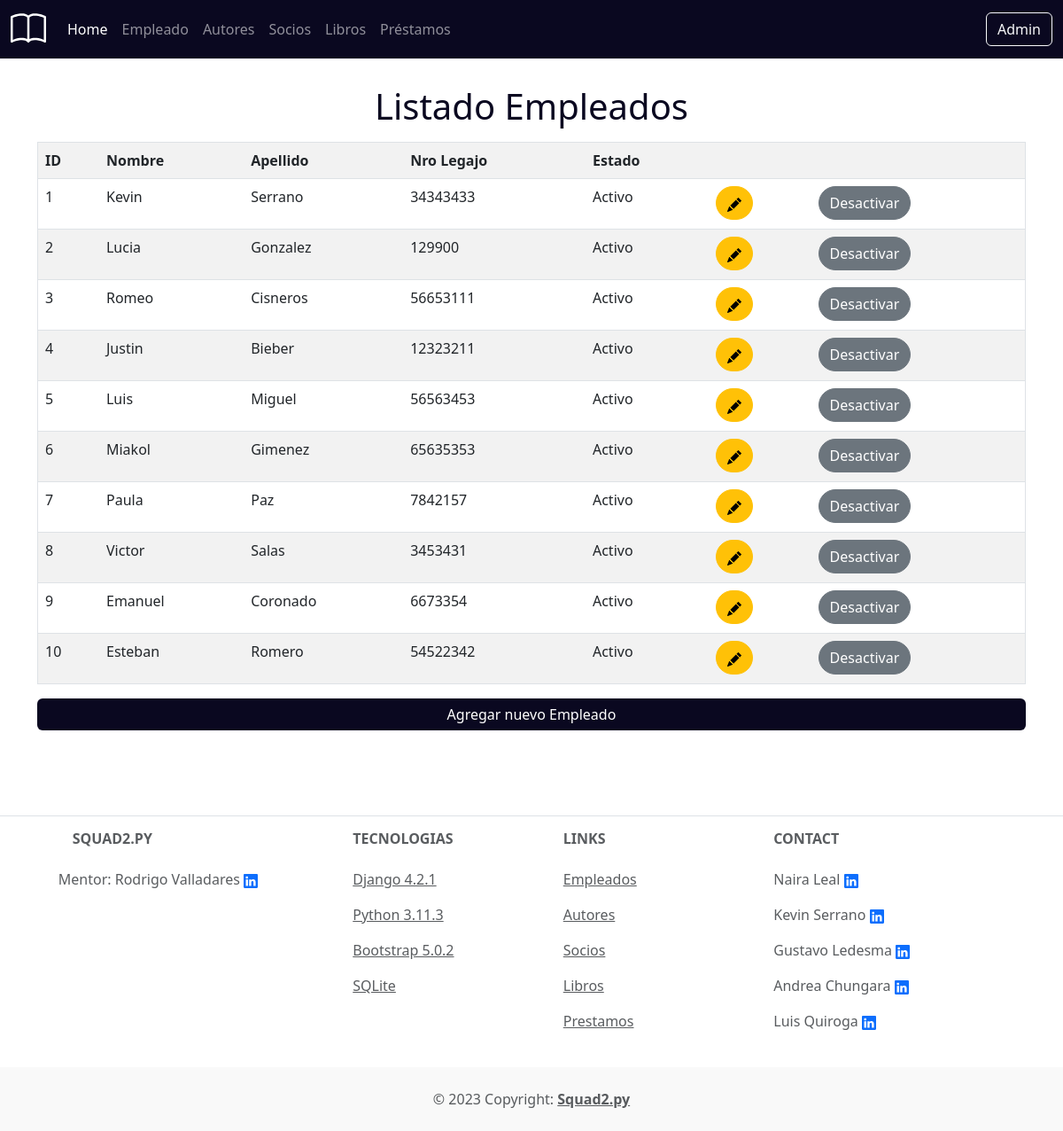
/biblioteca/empleados/listado/, run on the app's committed database.
### biblioteca/models.py (models this page shows, shortened)
class Empleado(models.Model):
    nombre = models.CharField(max_length=30)
    apellido = models.CharField(max_length=30)
    nro_legajo = models.CharField(max_length=30)
    activo = models.BooleanField(default=True)

### biblioteca/views.py (the view)
# urls.py: path('empleados/listado/', views.listado_empleados, name="listado_empleados"),
def listado_empleados(request):
    empleados=Empleado.objects.all()
    context={
        "empleados":empleados,
    }
    return render(request, "empleado/Empleados_lista.html", context)

### templates/empleado/Empleados_lista.html (shortened to what this page needs)
{% extends 'home/navbar.html' %}
{% load static %}
{% block estilos %}
<link rel="stylesheet" href="{% static 'styles/list.css' %}">
{% endblock estilos %}
{% block content %}
<div class="container py-5">
    <h1 class="text-center f-color">Listado Empleados</h1>
    <div class="row">
        <div class="colum">
            <table border="1" class="table table-striped container mt-2">
                <tr>
                    <th scope="col"> ID </th>
                    <th scope="col"> Nombre </th>
                    <th scope="col"> Apellido </th>
                    <th scope="col"> Nro Legajo </th>
                    <th scope="col"> Estado </th>
                    <th scope="col">  </th>
                    <th scope="col">  </th>
                </tr>
                {% for empleado in empleados %}
                    <tr>
                        <td> {{empleado.id}} </td>
                        <td> {{empleado.nombre}} </td>
                        <td> {{empleado.apellido}} </td>
                        <td> {{empleado.nro_legajo}} </td>
                        <td>
                            {% if empleado.activo %}
                                <p>Activo</p>
                            {% else %}
                                <p>Desactivado</p>
                            {% endif%}
                        </td>
                        <td>
                            <a href=" {% url 'actualizar_empleado' empleado.id  %} ">
                                <button type="button" class="btn btn-warning rounded-pill">
                                </button>
                            </a>
                        </td>
                        <td>
                            {% if empleado.activo %}
                                <a href="{% url 'desactivar_Registro_Empleado' empleado.id %}">
                                    <button type="button" class="btn btn-secondary rounded-pill">
                                        Desactivar
                                    </button>
                                </a>
                            {% else %}
                                <a href="{% url 'activar_Registro_Empleado' empleado.id %}">
                                    <button type="button" class="btn btn-success rounded-pill">
                                        Activar
                                    </button>
                                </a>
                            {% endif %}
                        </td>
                    </tr>
                    {% empty %}
                    <div class="alert alert-danger " role="alert">
                        Sin empleados...
                    </div>
                {% endfor %}
            </table>
        </div>
    </div>
    <a class="d-grid gap-2 btn btn-color" href="{% url 'nuevo_empleado' %}">
        Agregar nuevo Empleado
    </a>
</div>
{% endblock %}

### templates/home/navbar.html (shortened to what this page needs)
{% load static %}
<!DOCTYPE html>
<html lang="en">
<head>
    <link href="https://cdn.jsdelivr.net/npm/bootstrap@5.3.0/dist/css/bootstrap.min.css" rel="stylesheet">
    {% block estilos %}
    {% endblock estilos %}
    <link rel="stylesheet" href="{% static 'styles/style.css' %}">
</head>
<body class="gradient-custom pt-5 f-color">
    <nav class="navbar navbar-expand-lg color-navbar fixed-top" data-bs-theme="dark">
        <div class="container-fluid">
          <a class="navbar-brand icon-color" href="http://127.0.0.1:8000/">
          </a>
          <div class="collapse navbar-collapse" id="navbarScroll">
            <ul class="navbar-nav me-auto my-2 my-lg-0 navbar-nav-scroll" style="--bs-scroll-height: 100px;">
              <li class="nav-item">
                <a class="nav-link active" aria-current="page" href="http://127.0.0.1:8000/">Home</a>
              </li>
              <li class="nav-item">
                <a class="nav-link" href="{% url 'listado_empleados' %}">Empleado</a>
              </li>
              <li class="nav-item">
                <a class="nav-link" href="{% url 'listado_autores' %}">Autores</a>
              </li>
              <li class="nav-item">
                <a class="nav-link" href="{% url 'listado_socios' %}">Socios</a>
              </li>
              <li class="nav-item">
                <a class="nav-link" href="{% url 'libros_lista' %}">Libros</a>
              </li>
              <li class="nav-item">
                <a class="nav-link" href="{% url 'listado_prestamolibro' %}">Préstamos</a>
              </li>
            </ul>
            <form class="d-flex">
              <button class="btn btn-outline-light" >Admin</button>
            </form>
          </div>
        </div>
      </nav>
    {% block content %}
    {% endblock %}
    <footer class="text-center text-lg-start bg-white text-muted">
        <section class="d-flex justify-content-center justify-content-lg-between p-4 border-bottom">
        </section>
        <section class="">
            <div class="container text-center text-md-start">
                <div class="row mt-3">
                    <div class="col-md-3 col-lg-4 col-xl-3 mx-auto mb-4">
                        <h6 class="text-uppercase fw-bold mb-4">
                            Squad2.py
                        </h6>
                        <p>
                            Mentor: Rodrigo Valladares
                            <a href="https://www.linkedin.com/in/rodri-valladares/" target="_blank">
                            </a>
                        </p>
                    </div>
                    <div class="col-md-2 col-lg-2 col-xl-2 mx-auto mb-4">
                        <h6 class="text-uppercase fw-bold mb-4">
                            Tecnologias
                        </h6>
                        <p>
                            <a href="#!" class="text-reset">Django 4.2.1</a>
                        </p>
                        <p>
                            <a href="#!" class="text-reset">Python 3.11.3</a>
                        </p>
                        <p>
                            <a href="#!" class="text-reset">Bootstrap 5.0.2</a>
                        </p>
                        <p>
                            <a href="#!" class="text-reset">SQLite</a>
                        </p>
                    </div>
                    <div class="col-md-3 col-lg-2 col-xl-2 mx-auto mb-4">
                        <h6 class="text-uppercase fw-bold mb-4">
                            Links
                        </h6>
                        <p>
                            <a href="{% url 'listado_empleados' %}" class="text-reset">Empleados</a>
                        </p>
                        <p>
                            <a href="{% url 'listado_autores' %}" class="text-reset">Autores</a>
                        </p>
                        <p>
                            <a href="{% url 'listado_socios' %}" class="text-reset">Socios</a>
                        </p>
                        <p>
                            <a href="{% url 'libros_lista' %}" class="text-reset">Libros</a>
                        </p>
                        <p>
                            <a href="{% url 'listado_prestamolibro' %}" class="text-reset">Prestamos</a>
                        </p>
                    </div>
                    <div class="col-md-4 col-lg-3 col-xl-3 mx-auto mb-md-0 mb-2">
                        <h6 class="text-uppercase fw-bold mb-4">Contact</h6>
                        <p>
                            Naira Leal
                            <a href="">
                            </a>
                        </p>
                        <p>
                            Kevin Serrano
                            <a href="https://www.linkedin.com/in/kevin-serrano-86711a231/" target="_blank">
                            </a>
                        </p>
                        <p>
                            Gustavo Ledesma
                            <a href="">
                            </a>
                        </p>
                        <p>
                            Andrea Chungara
                            <a href="">
                            </a>
                        </p>
                        <p>
                            Luis Quiroga
                            <a href="">
                            </a>
                        </p>
                    </div>
                </div>
            </div>
        </section>
        <div class="text-center p-4" style="background-color: rgba(0, 0, 0, 0.025);">
            © 2023 Copyright:
            <a class="text-reset fw-bold" href="https://mdbootstrap.com/">Squad2.py</a>
        </div>
    </footer>
</body>
</html>

### static/styles/list.css (style rules this page uses)
.btn-color { color: white; background-color: #0A0820; border: #0A0820; transition: 1s; }

### static/styles/style.css (style rules this page uses)
body { margin: 0; padding: 0; }
.color-navbar { background: #0A0820; }
.f-color { color: #0A0820; }

### data on the page
Empleado: id "1", nombre "Kevin", apellido "Serrano", nro_legajo "34343433", activo "Activo"
Empleado: id "2", nombre "Lucia", apellido "Gonzalez", nro_legajo "129900", activo "Activo"
Empleado: id "3", nombre "Romeo", apellido "Cisneros", nro_legajo "56653111", activo "Activo"
Empleado: id "4", nombre "Justin", apellido "Bieber", nro_legajo "12323211", activo "Activo"
Empleado: id "5", nombre "Luis", apellido "Miguel", nro_legajo "56563453", activo "Activo"
Empleado: id "6", nombre "Miakol", apellido "Gimenez", nro_legajo "65635353", activo "Activo"
Empleado: id "7", nombre "Paula", apellido "Paz", nro_legajo "7842157", activo "Activo"
Empleado: id "8", nombre "Victor", apellido "Salas", nro_legajo "3453431", activo "Activo"
Empleado: id "9", nombre "Emanuel", apellido "Coronado", nro_legajo "6673354", activo "Activo"
Empleado: id "10", nombre "Esteban", apellido "Romero", nro_legajo "54522342", activo "Activo"
